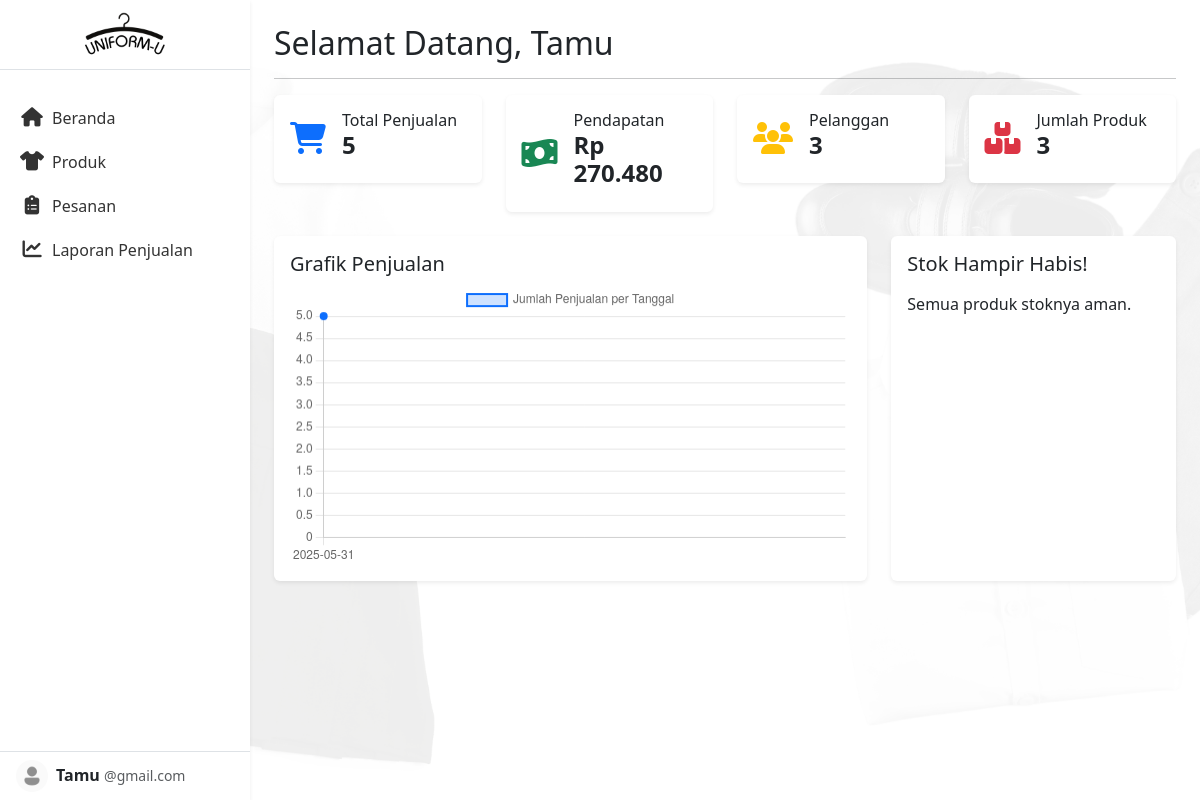
/laman-dashboard/dashboard.php, run on an earlier commit of the app's database.
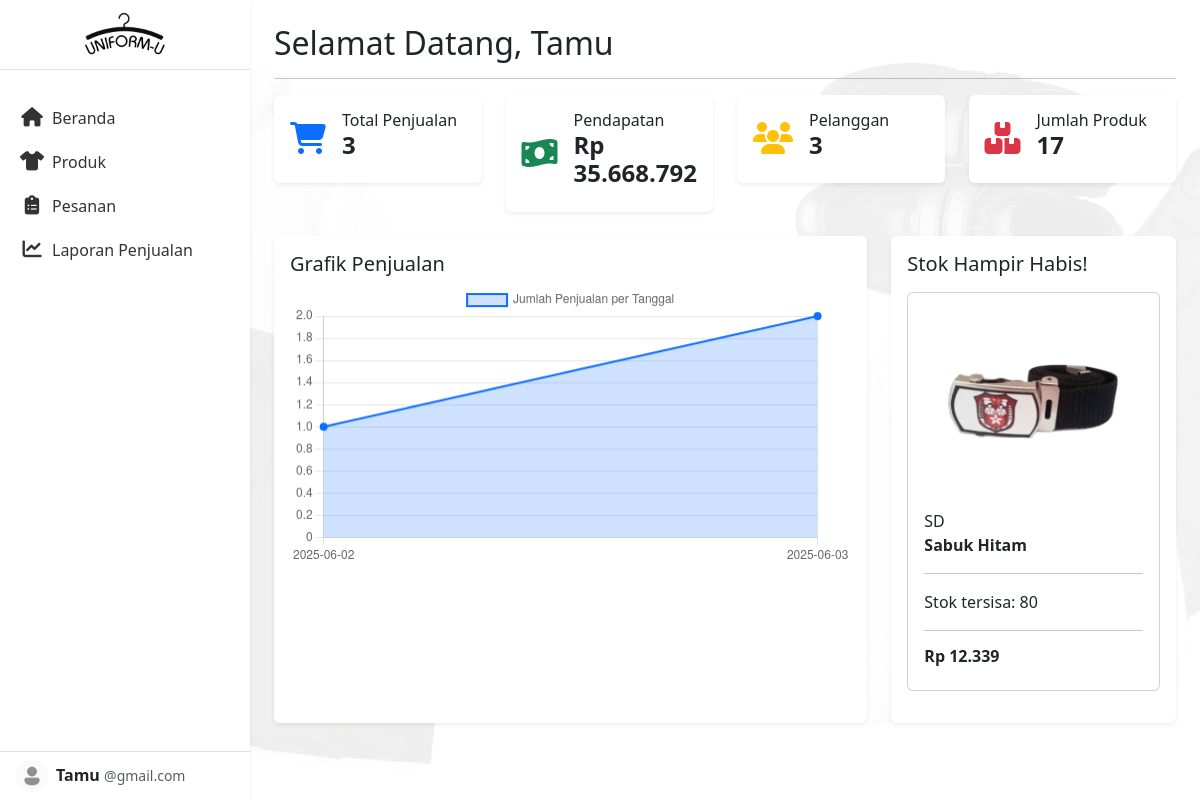
And on a later commit of the database.
### tables this page shows
CREATE TABLE `produk` (
  `id_produk` int(11) NOT NULL,
  `nama_produk` varchar(255) DEFAULT NULL,
  `kategori` varchar(100) DEFAULT NULL,
  `warna` varchar(50) DEFAULT NULL,
  `jenis_kelamin` enum('Pria','Wanita','Unisex') DEFAULT NULL,
  `harga` decimal(10,2) DEFAULT NULL,
  `gambar_produk` varchar(255) DEFAULT NULL
);

### laman-dashboard/dashboard.php (the view, shortened to what the changed rows need)
<?php
$host = 'localhost';
$dbname = 'db_uniform';
$username = 'root';
$password = '';
try {
    $conn = new PDO("mysql:host=$host;dbname=$dbname;charset=utf8", $username, $password);
    $conn->setAttribute(PDO::ATTR_ERRMODE, PDO::ERRMODE_EXCEPTION);
} catch (PDOException $e) {
    die("Koneksi gagal: " . $e->getMessage());
}
$sql = "
    SELECT p.id_produk, p.nama_produk, p.kategori, p.warna, p.harga, p.gambar_produk,
           SUM(IFNULL(ps.stok, 0)) AS total_stok
    FROM produk p
    LEFT JOIN produk_stock ps ON p.id_produk = ps.id_produk
    GROUP BY p.id_produk
    HAVING total_stok < 100
    ORDER BY total_stok ASC
    LIMIT 100
";
$stmt = $conn->query($sql);
$produk_reminder = $stmt->fetchAll(PDO::FETCH_ASSOC);
$sql_jumlah_produk = "SELECT COUNT(*) as total_produk FROM produk";
$stmt_jumlah_produk = $conn->query($sql_jumlah_produk);
$row_jumlah_produk = $stmt_jumlah_produk->fetch(PDO::FETCH_ASSOC);
$total_produk = $row_jumlah_produk['total_produk'];
$sql_total_penjualan = "SELECT COUNT(*) AS total_penjualan FROM pesanan";
$total_penjualan = $conn->query($sql_total_penjualan)->fetch(PDO::FETCH_ASSOC)['total_penjualan'];
$sql_total_pendapatan = "SELECT SUM(total_harga) AS total_pendapatan FROM pesanan";
$total_pendapatan = $conn->query($sql_total_pendapatan)->fetch(PDO::FETCH_ASSOC)['total_pendapatan'];
$sql_penjualan = "
    SELECT DATE(tanggal_pesanan) as tanggal, COUNT(*) as jumlah
    FROM pesanan
    GROUP BY DATE(tanggal_pesanan)
    ORDER BY tanggal ASC
";
$stmt_penjualan = $conn->query($sql_penjualan);
$penjualan = $stmt_penjualan->fetchAll(PDO::FETCH_ASSOC);
$tanggal_array = [];
$jumlah_array = [];
foreach ($penjualan as $row) {
    $tanggal_array[] = $row['tanggal'];
    $jumlah_array[] = $row['jumlah'];
}
?>
<!DOCTYPE html>
<html lang="id">
<head>
  <link href="https://cdn.jsdelivr.net/npm/bootstrap@5.3.0/dist/css/bootstrap.min.css" rel="stylesheet">
  <link rel="stylesheet" href="../styles.css">
  <link rel="stylesheet" href="https://cdnjs.cloudflare.com/ajax/libs/font-awesome/6.5.0/css/all.min.css">
</head>
<body>
<div class="d-flex">
<div class="flex-grow-1 p-4">
 <h2>Selamat Datang, <?= isset($_SESSION['username']) ? htmlspecialchars($_SESSION['username']) : 'Tamu' ?></h2>
  <div class="row g-4 mb-4">
    <div class="col-md-6 col-xl-3">
      <div class="card shadow-sm border-0">
        <div class="card-body d-flex align-items-center">
          <div>
            <h6 class="mb-0">Total Penjualan</h6>
            <h4 class="fw-bold"><?= $total_penjualan ?></h4>
          </div>
        </div>
      </div>
    </div>
    <div class="col-md-6 col-xl-3">
      <div class="card shadow-sm border-0">
        <div class="card-body d-flex align-items-center">
          <div>
            <h6 class="mb-0">Pendapatan</h6>
            <h4 class="fw-bold">Rp <?= number_format($total_pendapatan, 0, ',', '.') ?></h4>
          </div>
        </div>
      </div>
    </div>
    <div class="col-md-6 col-xl-3">
      <div class="card shadow-sm border-0">
        <div class="card-body d-flex align-items-center">
          <div>
            <h6 class="mb-0">Jumlah Produk</h6>
            <h4 class="fw-bold"><?=$total_produk ?></h4>
          </div>
        </div>
      </div>
    </div>
  </div>
<div class="row g-4 mb-4">
  <div class="col-lg-8">
    <div class="card shadow-sm border-0 h-100">
      <div class="card-body">
        <h5 class="card-title">Grafik Penjualan</h5>
        <canvas id="salesChart" height="150"></canvas>
      </div>
    </div>
  </div>
<div class="col-lg-4">
  <div class="card shadow-sm border-0 h-100">
    <div class="card-body">
      <h5 class="card-title mb-3">Stok Hampir Habis!</h5>
      <?php if (count($produk_reminder) > 0): ?>
        <?php foreach ($produk_reminder as $produk): ?>
          <div class="card product-card mb-3">
            <?php
              $gambar = !empty($produk['gambar_produk']) ? "../assets/uniform/" . htmlspecialchars($produk['gambar_produk']) : "../assets/uniform/default.png";
            ?>
            <img src="<?= $gambar ?>" class="card-img-top img-fluid" style="max-height: 200px; object-fit: contain;" alt="<?= htmlspecialchars($produk['nama_produk']) ?>">
            <div class="card-body">
              <span class="product-tag tag-sd"><?= htmlspecialchars($produk['kategori']) ?></span>
              <div class="d-flex justify-content-between align-items-center">
                <strong><?= htmlspecialchars($produk['nama_produk']) ?></strong>
              </div>
              <hr>
              <div class="stock-text <?= ($produk['total_stok'] <= 2) ? 'text-danger' : '' ?>">
                Stok tersisa: <?= $produk['total_stok'] ?>
              </div>
              <hr>
              <h6 class="fw-bold">Rp <?= number_format($produk['harga'], 0, ',', '.') ?></h6>
            </div>
          </div>
        <?php endforeach; ?>
      <?php else: ?>
        <p>Semua produk stoknya aman.</p>
      <?php endif; ?>
    </div>
  </div>
</div>
<script>
  const labels = <?= json_encode($tanggal_array) ?>;
  const data = <?= json_encode($jumlah_array) ?>;
  const ctx = document.getElementById('salesChart').getContext('2d');
  const salesChart = new Chart(ctx, {
    type: 'line',
    data: {
      labels: labels,
      datasets: [{
        label: 'Jumlah Penjualan per Tanggal',
        data: data,
        backgroundColor: 'rgba(13, 110, 253, 0.2)',
        borderColor: 'rgba(13, 110, 253, 1)',
        borderWidth: 2,
        tension: 0.3,
        fill: true,
        pointBackgroundColor: 'rgba(13, 110, 253, 1)'
      }]
    },
    options: {
      responsive: true,
      scales: {
        y: {
          beginAtZero: true
        }
      }
    }
  });
    function showStock(btn, qty) {
    const stockText = btn.closest('.card-body').querySelector('.stock-text');
    stockText.textContent = `Stok ukuran ${btn.innerText}: ${qty}`;
    if (qty <= 2) {
      stockText.classList.add('text-danger');
    } else {
      stockText.classList.remove('text-danger');
    }
  }
</script>
</body>
</html>

What changed in the data, as far as the page shows it:
added produk: gambar_produk (picture), kategori "SD", nama_produk "Sabuk Hitam", total_stok "80", harga "12.339"
Also different on the page:
$total_penjualan: "5" → "3"
$total_pendapatan: "270.480" → "35.668.792"
$total_produk: "3" → "17"
chart data {{ json_encode($tanggal_array) }}: ["2025-05-31"] → ["2025-06-02","2025-06-03"]
chart data {{ json_encode($jumlah_array) }}: [5] → [1,2]
text no longer shown: "Semua produk stoknya aman."
